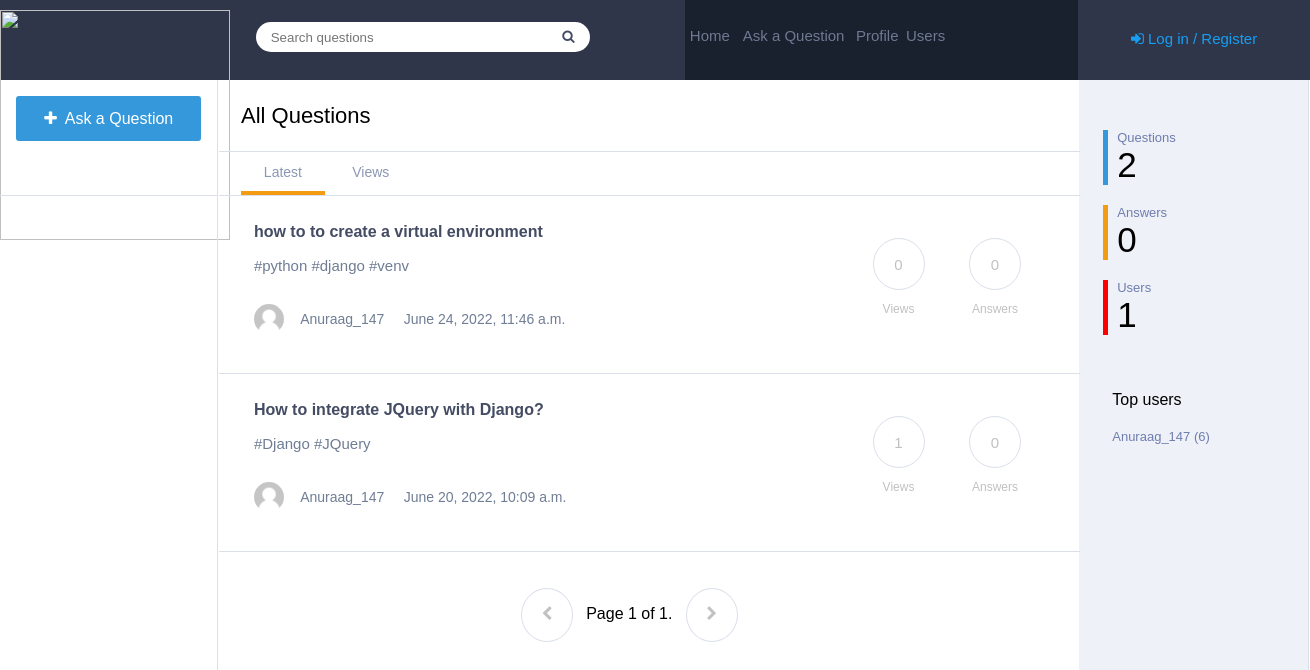
The page / on the database its author committed.
### Main/models.py (models this page shows, shortened)
class Question(models.Model):
	user=models.ForeignKey(Profile,on_delete=models.CASCADE)
	question=models.TextField()
	description=models.TextField(null=True, blank=True)
	views=models.IntegerField(default=0)
	answers=models.IntegerField(default=0)
	answered=models.IntegerField(default=0)
	timestamp=models.DateTimeField(auto_now=False, auto_now_add=True)

class Profile(models.Model):
	user=models.ForeignKey(settings.AUTH_USER_MODEL,on_delete=models.CASCADE)
	image=models.ImageField(upload_to=upload_location,null=True,blank=True,)
	location=models.TextField(default="Not mentioned")
	points=models.IntegerField(default=0)
	questions=models.IntegerField(default=0)
	answers=models.IntegerField(default=0)
	def __str__(self):
		return self.user.username

### Main/views.py (the view)
# urls.py: url(r'^$',views.Question_list, name='home'),
def Question_list(request):
  top = Profile.objects.all().order_by("-points")[:min(Profile.objects.count(),5)]
  if request.user.is_authenticated:
    profile = get_object_or_404(Profile,user=request.user)
    if profile.points < 100:
      val = str(profile.points)+" / 100"
      percent = float(profile.points)/100*100
    elif profile.points < 1000:
      val = str(profile.points)+" / 1000"
      percent = float(profile.points)/1000*100
    elif profile.points < 2000:
      val = str(profile.points)+" / 2000"
      percent = float(profile.points)/2000*100
    else:
      val = str(profile.points)
      percent = 100
  else:
    profile = get_object_or_404(Profile,id=1)
    val = ""
    percent = 100
  queryset_list=Question.objects.all().order_by("-timestamp")
  query=request.GET.get('q')
  if query:
    queryset_list=queryset_list.filter(
    Q(question__icontains=query)|
    Q(description__icontains=query)|
    Q(user__user__username__icontains=query)
    ).distinct()
  paginator = Paginator(queryset_list, 10)
  page = request.GET.get('page')
  username='Login'
  if User.is_active:
    username = User.username
  try:
    queryset = paginator.page(page)
  except PageNotAnInteger:
    queryset = paginator.page(1)
  except EmptyPage:
    queryset = paginator.page(paginator.num_pages)
  context={
    "object_list":queryset,
    "page":"page",
    "username":username,
    "home":"active",
    "home_views":"blank",
    "profile":profile,
    "val":val,
    "percent":percent,"q":Question.objects.count(),"a":Answer.objects.count(),"u":Profile.objects.count(),"top":top
  }
  return render(request,"index.html",context)

### templates/index.html (shortened to what this page needs)
{% load staticfiles %}
<html>
<head>
<link rel='stylesheet' href='{% static "css/index.css" %}'>
<link rel="stylesheet" href="https://cdnjs.cloudflare.com/ajax/libs/font-awesome/4.7.0/css/font-awesome.min.css">
</head>
<body>
	<div class="navbar">
		<div class="logo">
		</div>
		<div class="search">
			<div style="margin-top: 22px; margin-left: 22.5%;">
			<form method='GET' action=''>
			<input type='text' name='q' placeholder='Search questions' value='{{request.GET.q }}' id="search1"/>
			<button type='submit' id="search2"><i class="fa fa-search" aria-hidden="true"></i></button>
			</form>
			</div>
		</div>
		<div class="navlinks">
			<h6><a href="{% url "home" %}">Home</a></h6>
			<h6 style="width: 30%;"><a href="{% url "create" %}">Ask a Question</a></h6>
			<h6><a href="{% url "profile" id=profile.id %}">Profile</a></h6>
			<h6><a href="{% url "user" %}">Users</a>
		</div>
		<div class="login" style="font-size: 15px;">
			{% if request.user.is_authenticated %}
			<p><a href="{% url "logout" %}">
				<i class="fa fa-sign-out" aria-hidden="true"></i> Log out</a></p>
			{% else %}
			<p><a href="{% url "login" %}">
				<i class="fa fa-sign-in" aria-hidden="true"></i> Log in / Register</a></p>
			{%endif %}
		</div>
	</div>
	<div class="main">
		<div class="links">
			<div id="ask-cont">
			<a href="{% url "create" %}" style="text-decoration: none;"><p class="ask"><i class="fa fa-plus" aria-hidden="true"></i>&nbsp Ask a Question</p></a>
			</div>
		</div>
		<div class="content">
			<table style="width: 100%;border-spacing: 0px;min-height: 100%;">
				<tr>
			<td style="width:100%; float: left;">
				<div class="heading">
					<div class="tab">
						<p>All Questions</p>
					</div>
				</div>
			<div class="welcome">
				<div class="tab">
					<a href="{% url "home" %}" style="color: #8c97b4;"><p class="{{ home }}"" style="display:inline-block;">Latest</p></a>
					<a href="{% url "home_views" %}" style="color: #8c97b4;"><p class="{{ home_views }}"" style="display: inline-block;">Views</p></a>
				</div>
			</div>
			{% for obj in object_list %}
			<div class="question">
				<div class="left">
					<h6 style="font-size: 16px;" class="ques"><strong><a href='{% url "detail" id=obj.id %}' style="text-decoration: none;color:#444c63;">{{ obj.question | linebreaks | truncatechars:50 }}</a></strong></h6>
					<h6 style="font-size: 15px; font-weight: normal; color: #6f7d95;" class="des">{{ obj.description | truncatechars:50 }}</h6>
					{% if obj.user.image %}
					<img src='{{ obj.user.image.url }}' id="image"/>
					{% else %}
					<img src='{% static "image/default_user.png" %}' id="image"/>
					{% endif %}
					<h6 style="font-size: 14px; font-weight: normal; color: #6f7d95;" class="des1"><a href="{% url "profile" id=obj.user.id %}" style="text-decoration: none;color: #6f7d95;">{{ obj.user }}</a> &nbsp &nbsp {{ obj.timestamp }}</h6>
				</div>
				<div class="right">
					<div class="circle" style="display: inline-block;"><h6>{{ obj.views }}</h6><p>Views</p></div>
					{% if obj.answered == 0 %}
					<div class="circle" style="display: inline-block;"><h6>{{ obj.answers }}</h6><p>Answers</p></div>
					{% else %}
					<div class="circle" style="display: inline-block;"><h6 style="background-color: #1abc9c;color: white; border:none;">{{ obj.answers }}</h6><p>Answers</p></div>
					{% endif %}
				</div>
			</div>
			{% endfor %}
			<br/><br/>
			<div class="page" style="width: 79%;">
				{% if object_list.has_previous %}
	            <a href="?page={{ object_list.previous_page_number }} & q={{ request.GET.q }}"><i class="fa fa-chevron-left" aria-hidden="true" style="background-color: #1abc9c;color: white; border:none;"></i></a>
	            {% else %}
	            <a><i class="fa fa-chevron-left" aria-hidden="true"></i></a>
	        	{% endif %}
	        	<span class="current">
	            &nbsp Page {{ object_list.number }} of {{ object_list.paginator.num_pages }}. &nbsp
	        	</span>
	        	{% if object_list.has_next %}
	            <a href="?page={{ object_list.next_page_number }} & q={{ request.GET.q }}" ><i class="fa fa-chevron-right " aria-hidden="true" style="background-color: #1abc9c;color: white; border:none;"></i></a>
	            {% else %}
	            <a><i class="fa fa-chevron-right " aria-hidden="true"></i></a>
	        	{% endif %}
	        </div>
			</td>
			<td class="stats" style="padding-top: 30px;vertical-align: top;">
				<div class="bor" style="border-left-color: #3498db">
					<p class="stat_q">Questions</p>
					<p class="stat_a">{{ q }}</p>
				</div>
				<div class="bor" style="border-left-color: #f39c12;">
					<p class="stat_q">Answers</p>
					<p class="stat_a">{{ a }}</p>
				</div>
				<div class="bor" style="border-left-color: red;">
					<p class="stat_q">Users</p>
					<p class="stat_a">{{ u }}</p>
				</div>
				<div class="bor" style="border:none; padding-top: 40px;">
					<p>Top users</p>
					{% for obj in top %}
					<p class="stat_q"><a  href="{% url "profile" id=obj.id %}" style="color: #6f7daf;text-decoration: none;">{{ obj.user }} ({{obj.points}})</a></p>
					{% endfor %}
				</div>
			</td>
		</tr>
		</table>
		</div>
	</div>
</body>
</html>

### static/css/index.css (style rules this page uses)
body { min-width: 1300px; margin: 0px; font-family: sans-serif; }
.navbar { width: 100%; background-color: #2f364a; height:80px; }
.logo { float: left; width:10%; height:100%; }
.search { float: left; height: 100%; width: 42.3%; }
#search1 { float: left; border:none; border-top-left-radius: 50px; border-bottom-left-radius: 50px; height:30px; width:70%; margin-right: 0px; padding-left: 15px; }
#search2 { margin-left: 0px; border:none; border-top-right-radius: 50px; border-bottom-right-radius: 50px; height:30px; margin-right: 0px; background-color: white; padding-right: 15px; color:#444c63; }
.navlinks { float: left; width:30%; background-color: #19202e; height:100%; }
.navlinks h6 { margin-top:27px; float: left; width:12%; text-align: center; margin-left: 0.3%; }
.navlinks h6 a { text-decoration: none; color: #6f7992; font-weight: normal; font-size:15px; }
.login { float: left; height: 100%; width: 17.7%; text-align: center; }
.login p { margin-top: 30px; }
.login a { text-decoration: none; color: #169ef2; }
.main { width: 100%; }
.links { float: left; top:80px; height: 100%; width:16.6%; }
.ask { margin-left: 7.5%; width:85%; height: 31px; border-style: none; border-radius: 3px; background-color: #3498db; color: white; padding-top: 14px; text-align: center; }
#ask-cont { border-bottom-style: solid; border-bottom-color: #dadfea; border-bottom-width: 1px; height:99px; }
.content { float: left; width: 83.2%; border-right-style: solid; border-right-color: #dadfea; border-right-width: 1px; border-left-style: solid; border-left-color: #dadfea; border-left-width: 1px; height: auto; }
.heading { padding-left: 2.5%; font-size: 22px; border-bottom-style: solid; border-bottom-color: #dadfea; border-bottom-width: 1px; margin-bottom: -1px; }
.welcome { padding-left: 2.5%; font-size: 14px; border-bottom-style: solid; border-bottom-color: #dadfea; border-bottom-width: 1px; }
.stats { background-color: #eef1f7; width:21%; }
.welcome p { width: 10%; text-align: center; margin-bottom: 0px; padding-bottom: 11px; cursor: pointer; margin-top: 0px; padding-top: 13px; }
.tab .active { border-bottom-style: solid; border-bottom-color: #f39c12; border-bottom-width: 4px; }
.question { border-bottom-style: solid; border-bottom-color: #dadfea; border-bottom-width: 1px; padding-left: 4%; padding-top: 7px; height: 150px; padding-bottom: 20px; }
.ques { margin-top: 20px; margin-bottom: 0px; }
.des { margin-top: 0px; margin-bottom: 30px; }
.des1 { margin-top: 37px; margin-left: 8%; }
#image { width: 30px; height: 30px; border-radius: 50%; margin-bottom: 27px; float: left; }
.left { width: 70%; float: left; }
.right { width:30%; float: right; }
.circle h6 { border-style: solid; border-width: 1px; border-color: #dadfea; border-radius: 50%; width:50px; height: 33px; text-align: center; padding-top:17px; font-size: 15px; font-weight: normal; color:#c1c1c1; margin-bottom: 0px; margin-left: 40px; }
.circle p { color:#c1c1c1; font-size: 12px; text-align: center; margin-left: 40px; }
.page { width: 100%; float: left; margin-left: 35%; }
.page i { border-style: solid; border-width: 1px; border-color: #dadfea; border-radius: 50%; width:50px; height: 35px; text-align: center; padding-top:17px; font-size: 15px; font-weight: normal; color:#c1c1c1; }
.stat_q { font-size: 13px; margin-bottom: 0px; margin-top: 20px; color: #6f7daf; }
.stat_a { font-size: 35px; margin-top: 0px; margin-bottom: 0px; }
.bor { border-left-style: solid; border-left-width: 5px; padding-left: 4%; margin-left: 10%; }

### rows shown on the page
Question: question "how to to create a virtual environment", description "#python #django #venv", user "Anuraag_147", timestamp "June 24, 2022, 11:46 a.m.", views "0", answers "0"
Question: question "How to integrate JQuery with Django?", description "#Django #JQuery", user "Anuraag_147", timestamp "June 20, 2022, 10:09 a.m.", views "1", answers "0"
Profile: user "Anuraag_147", points "6"

### other values the page prints
{{ object_list.number }} "1"
{{ object_list.paginator.num_pages }} "1"
{{ q }} "2"
{{ a }} "0"
{{ u }} "1"
